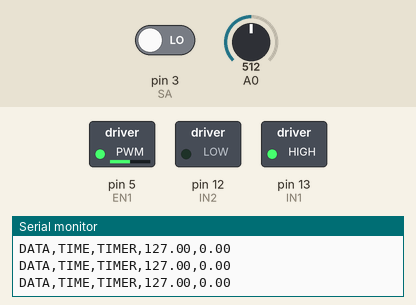
This sketch was run on a simulated Arduino Uno, built with avr-gcc and run on an emulated ATmega328P. Parts: switched loads named in the sketch (green lamp = pin HIGH), the last lines printed to the serial monitor. The inputs (shaded band) are chosen by the test bench; at power-on: A0 = 512, pin 3 (SA) LOW.

Above: at 1.2 s.
1.3 s: A0 set to 716
At 2.3 s:
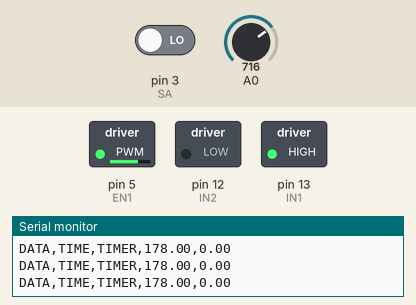
2.8 s: A0 set to 900
At 3.5 s:
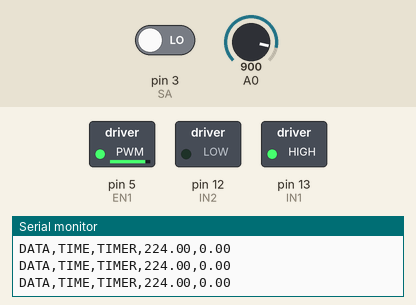
4.3 s: A0 set to 122
At 4.6 s:
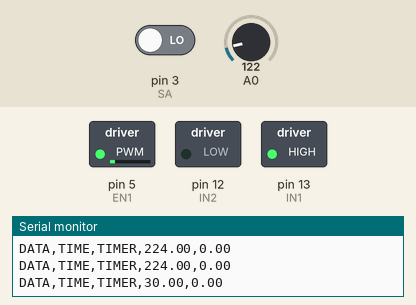
5.8 s: A0 set to 0
At 7.0 s:
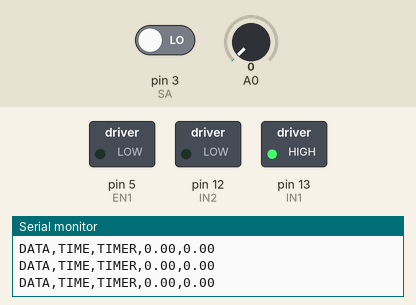
7.3 s: A0 set to 511
At 8.1 s:
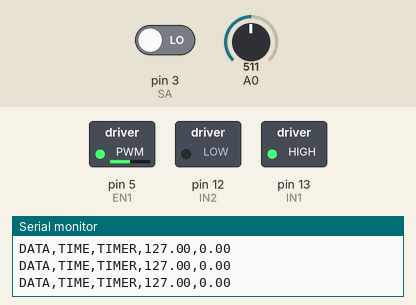
Timing chart, 0 to 9.8 s (numbered marks = the images above; inputs shaded):
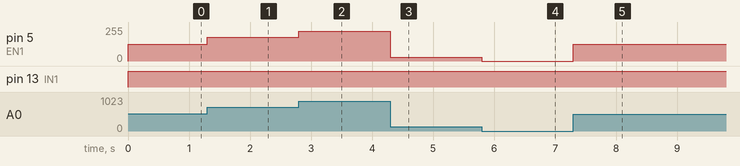

The sketch:

transferf.ino
```cpp
#include <util/atomic.h>

#define IN1 13
#define IN2 12
#define EN1 5
#define SA 3
#define SB 2

float prevT;
float pwm;
float resolution = 300.0;
volatile int pulses = 0;
void readEncoder(){
  pulses++;
}

void setMotor(int dir, int pwm){
  analogWrite(EN1, pwm);
  if(dir>0){
    digitalWrite(IN1, HIGH);
    digitalWrite(IN2, LOW);
  }
  else if(dir==0){
    digitalWrite(IN1, LOW);
    digitalWrite(IN2, HIGH);
  }
  else{
    digitalWrite(IN1, LOW);
    digitalWrite(IN2, LOW);
  }
}
void setup() {
  // put your setup code here, to run once:
  Serial.begin(115200);
  pinMode(IN1, OUTPUT);
  pinMode(IN2, OUTPUT);
  pinMode(EN1, OUTPUT);
  pinMode(SA, INPUT);
  pinMode(SB, INPUT);
  attachInterrupt(1, readEncoder, RISING);
  Serial.println("CLEARSHEET");
  Serial.println("LABEL, Hora,Segundos,pwm, rpm");
  Serial.println("RESETTIMER");
  prevT = micros();
}
void loop() {
  // put your main code here, to run repeatedly:
  pwm = map(analogRead(0),0,1023,0,255);
  setMotor(1,pwm);
  float rpm;
  float currT = micros();
  float deltaT = currT-prevT;
  if(deltaT>=2.0e5){
    ATOMIC_BLOCK(ATOMIC_RESTORESTATE){
      rpm = (float)pulses/deltaT/resolution*60*1.0e6;
      pulses = 0;
    }
    prevT = micros();
    Serial.print("DATA,TIME,TIMER,");
    Serial.print(pwm);
    Serial.print(",");
    Serial.print(rpm);
    Serial.println("");
  }
}
```

Measured:
- after the input at 1.3 s, pin 5 (EN1): 127/255 → 178/255 at once
- after the input at 2.8 s, pin 5 (EN1): 178/255 → 224/255 at once
- after the input at 4.3 s, pin 5 (EN1): 224/255 → 30/255 at once
- after the input at 5.8 s, pin 5 (EN1): 30/255 → 0/255 at once
- after the input at 7.3 s, pin 5 (EN1): 0/255 → 127/255 at once
